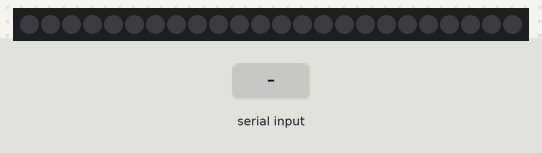
Bench run of a sketch on a simulated Arduino Uno, built with avr-gcc and run on an emulated ATmega328P. Shown: 24 RGB LEDs in strip order, left to right. The inputs (shaded band) are chosen by the test bench. Dim RGB values are drawn brighter than linear.

Above: at 1.2 s.
1.3 s: "r90\n" received over Serial
At 2.46 s:
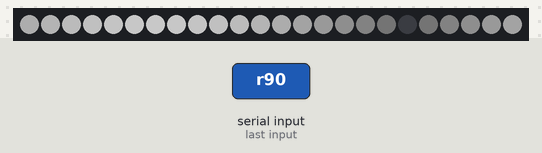
7.1 s: "s90\n" received over Serial
At 9.3 s:
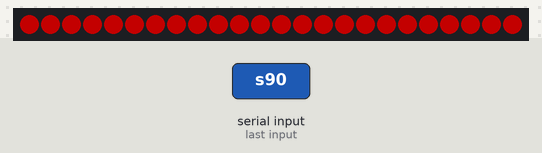
9.6 s: "r,45\n" received over Serial
At 11.15 s:
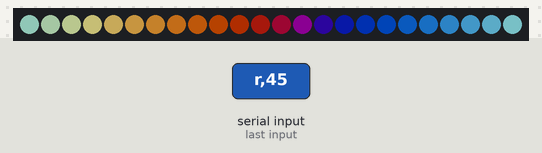
Timing chart, 0 to 12.7 s (numbered marks = the images above; inputs shaded):
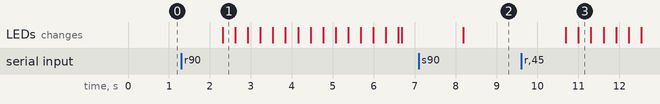

Measured:
- after the input at 1.3 s, the LEDs: change after 1.0 s (image 1)
- after the input at 7.1 s, the LEDs: change after 1.1 s (image 2)
- after the input at 9.6 s, the LEDs: first change after 1.1 s (image 3 shows a later state)

The sketch:

serial_rgb.ino
```cpp
/*
  @author  Lucas Martins Mendes @ csi
  @date qui ago  9 17:36:03 -03 2018
  @
*/

/*---- Include ----*/

#include <Adafruit_NeoPixel.h>

/*---- Constants ----*/
#define PIN 6 /*!< communication pin*/

#define LED_N 24 /*!< total number of LED's on strip/disc*/
#define THRESH 120.0
const String opts =
  "s r g b - set color\n"
  "c - clear color\n"
  "r - rainbow\n";

/*----- Library initialization*/
/*
 Parameter 1 = number of pixels in strip
  Parameter 2 = pin number (most are valid)
  Parameter 3 = pixel type flags, add together as needed:
   NEO_KHZ800  800 KHz bitstream (most NeoPixel products w/WS2812 LEDs)
   NEO_KHZ400  400 KHz (classic 'v1' (not v2) FLORA pixels, WS2811 driver)
   NEO_GRB     Pixels are wired for GRB bitstream (most NeoPixel products)
   NEO_RGB     Pixels are wired for RGB bitstream (v1 FLORA pixels, not v2)
*/
Adafruit_NeoPixel strip = Adafruit_NeoPixel(LED_N, PIN, NEO_GRB + NEO_KHZ800);

void setup()
{

  Serial.begin(115200);

  strip.begin();
  strip.show(); // Initialize all pixels to 'off'
}

char cmd;
String arg;
int r,g,b;

void loop()
{
  if(Serial.available())/*wait for input*/
    {
      arg=Serial.readString();
      sscanf(arg.c_str(),"%c %i %i %i",&cmd,&r,&g,&b);
      switch(cmd)
        {
        case 's':
          if(r>THRESH||g>THRESH||b>THRESH)
            {
              Serial.println("warning: some power sources may overload on full power, do you want to continue?[y/n]");
              char c;
              do
                {
                  c= Serial.read();
                  if(c=='n')
                    {
                      break;
                    }
                }while(c!='y'&&c!='n');
            }
          color_wash(LED_N,r,g,b);
          break;
        case 'c':
          color_wash(LED_N,0.0,0.0,0.0);
          break;
        case 'r':
          for(float j=0;j<(2*M_PI);j+=M_PI/100)
            {
              #define AMPL 50
              for(int i=0; i<LED_N;i++)
                {
                  strip.setPixelColor(i,
                                      AMPL+AMPL*sin(j    +2*M_PI*(i/(float)LED_N)),
                                      AMPL+AMPL*sin(j*3.0+2*M_PI*(i/(float)LED_N)),
                                      AMPL+AMPL*sin(j*5.0+2*M_PI*(i/(float)LED_N))
                                      );
                }
              strip.show();
              delay(10);
            }
          color_wash(LED_N,0,0,0);
          break;
        default:
          Serial.println("Ivalid option\n" + opts);
          break;
        }
    }
  else
    {
      delay(100);
    }
}

/*---- Function Definition ------*/
void color_wash(unsigned int n,float r,float g,float b)
{
  for(int i=0;i<n;i++)
    {
      strip.setPixelColor(i,r,g,b);
    }
  strip.show();
}
```
